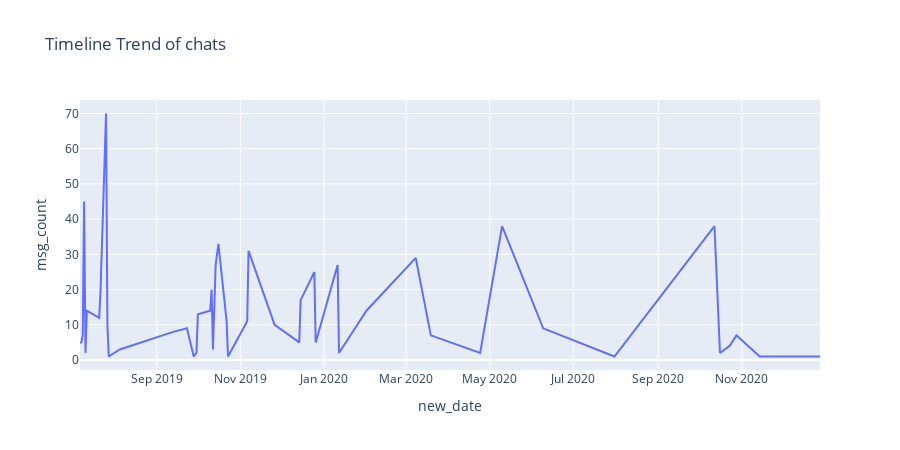

The cell this chart's notebook holds for it:
### Code cell
import plotly.express as px

date_with_high_traffic = pd.DataFrame(df.groupby('Date')['Date'].count().reset_index(name='msg_count'))\
                    .rename(columns={'Date':'new_date'})
ax = px.line(date_with_high_traffic, x='new_date', y='msg_count', width=900, height=450,
             title='Timeline Trend of chats')
ax

### Figure 1 — Plotly figure (JSON) as saved in the notebook; plotly's stock layout.template omitted (floating-point values rounded to 4 significant figures)
{"data": [{"hovertemplate": "new_date=%{x}<br>msg_count=%{y}<extra></extra>", "legendgroup": "", "line": {"color": "#636efa", "dash": "solid"}, "mode": "lines", "name": "", "orientation": "v", "showlegend": false, "type": "scatter", "x": ["2019-07-07T00:00:00", "2019-07-08T00:00:00", "2019-07-09T00:00:00", "2019-07-10T00:00:00", "2019-07-11T00:00:00", "2019-07-12T00:00:00", "2019-07-21T00:00:00", "2019-07-22T00:00:00", "2019-07-26T00:00:00", "2019-07-27T00:00:00", "2019-07-28T00:00:00", "2019-08-05T00:00:00", "2019-09-13T00:00:00", "2019-09-23T00:00:00", "2019-09-28T00:00:00", "2019-09-30T00:00:00", "2019-10-01T00:00:00", "2019-10-10T00:00:00", "2019-10-11T00:00:00", "2019-10-12T00:00:00", "2019-10-14T00:00:00", "2019-10-16T00:00:00", "2019-10-22T00:00:00", "2019-10-23T00:00:00", "2019-11-06T00:00:00", "2019-11-07T00:00:00", "2019-11-26T00:00:00", "2019-12-14T00:00:00", "2019-12-15T00:00:00", "2019-12-25T00:00:00", "2019-12-26T00:00:00", "2020-01-11T00:00:00", "2020-01-12T00:00:00", "2020-02-01T00:00:00", "2020-03-08T00:00:00", "2020-03-19T00:00:00", "2020-04-24T00:00:00", "2020-05-10T00:00:00", "2020-06-09T00:00:00", "2020-07-31T00:00:00", "2020-10-12T00:00:00", "2020-10-16T00:00:00", "2020-10-23T00:00:00", "2020-10-28T00:00:00", "2020-11-14T00:00:00", "2020-12-28T00:00:00"], "xaxis": "x", "y": [5, 5, 7, 45, 2, 14, 12, 20, 70, 10, 1, 3, 8, 9, 1, 2, 13, 14, 20, 3, 27, 33, 11, 1, 11, 31, 10, 5, 17, 25, 5, 27, 2, 14, 29, 7, 2, 38, 9, 1, 38, 2, 4, 7, 1, 1], "yaxis": "y"}], "layout": {"height": 450, "legend": {"tracegroupgap": 0}, "title": {"text": "Timeline Trend of chats"}, "width": 900, "xaxis": {"anchor": "y", "domain": [0, 1], "title": {"text": "new_date"}}, "yaxis": {"anchor": "x", "domain": [0, 1], "title": {"text": "msg_count"}}}}
